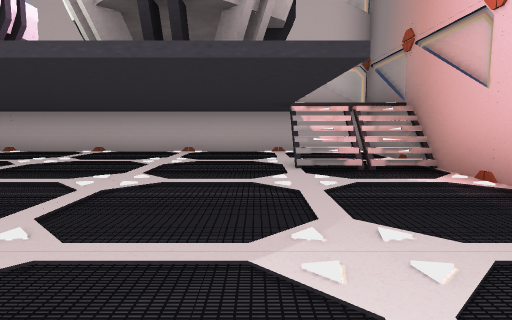
view 1 (above)

19 first-person views from a walk through a Unity game level. The camera is 1.2 m above the floor, tilts 6° down and sees 75° across. The floor is counted in squares, 2 m on a side. Each view is taken from the middle of a square. On the plan, view 1 faces up. The plan holds only what a view shows up to about 10 squares ahead; the rest is blank. The place goes on beyond the plan.

view 2
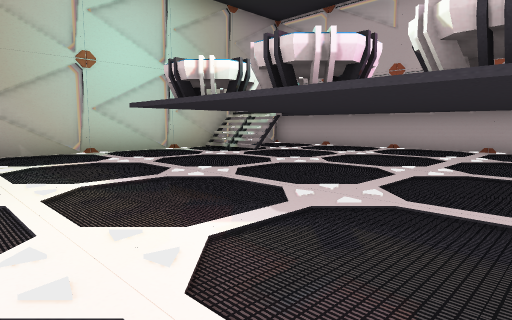

view 3
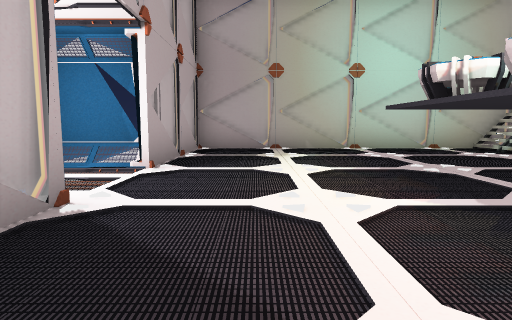

view 4
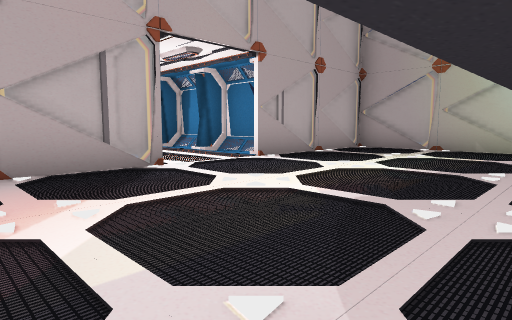

view 5
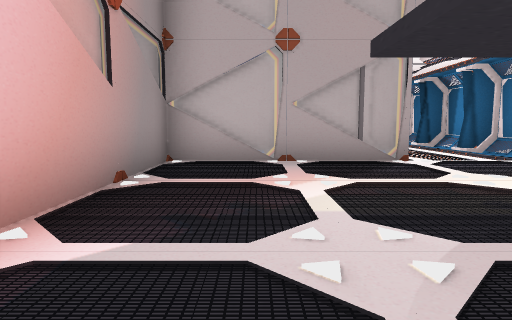

view 6
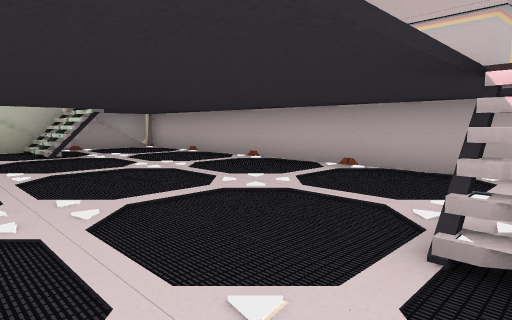

view 7
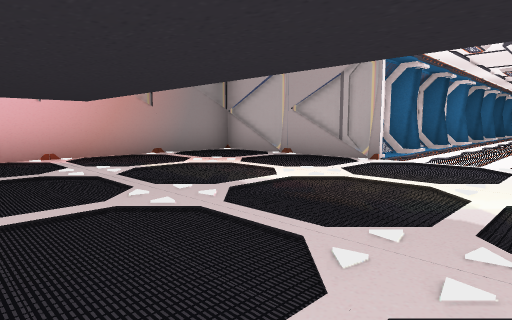

view 8
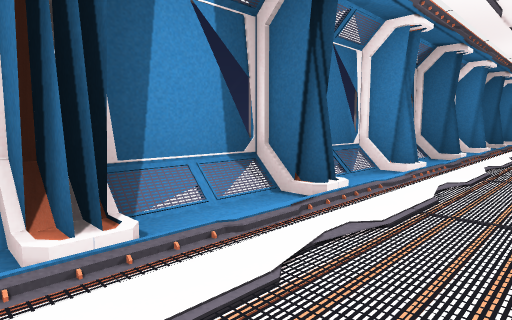

view 9
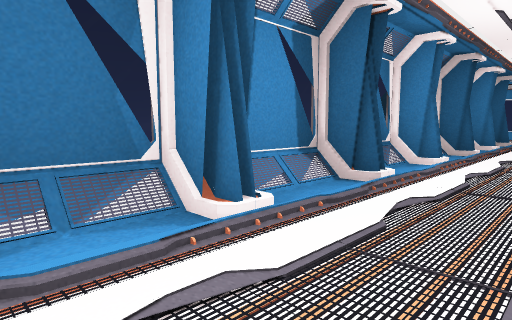

view 10
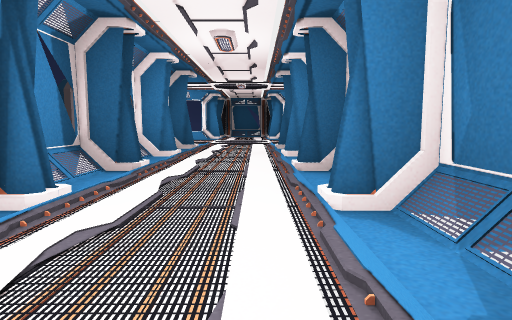

view 11
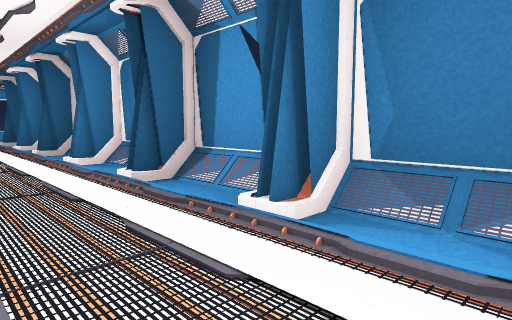

view 12
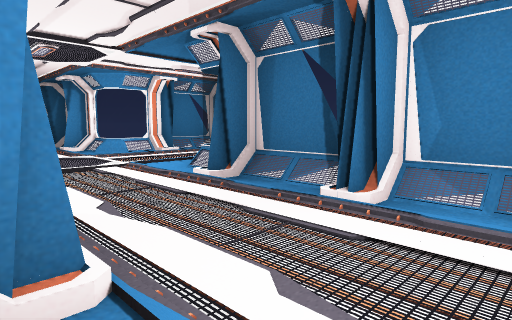

view 13
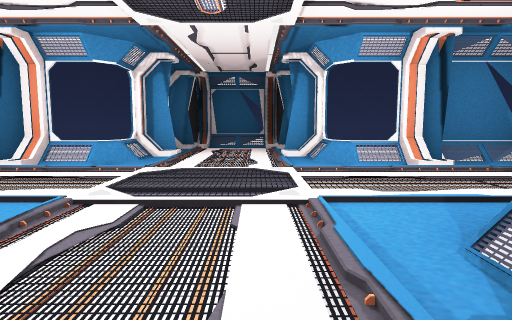

view 14
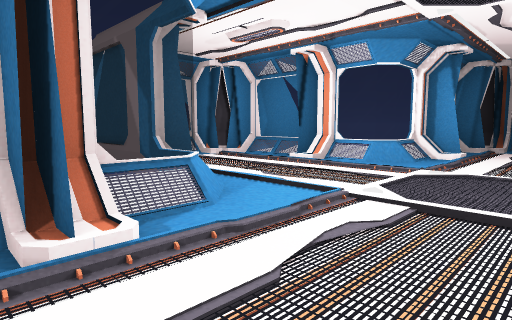

view 15
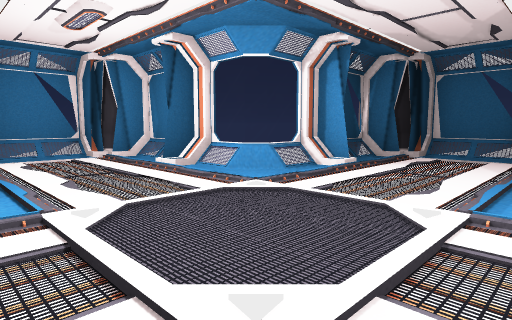

view 16
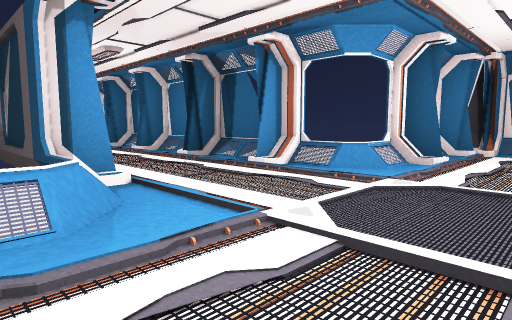

view 17
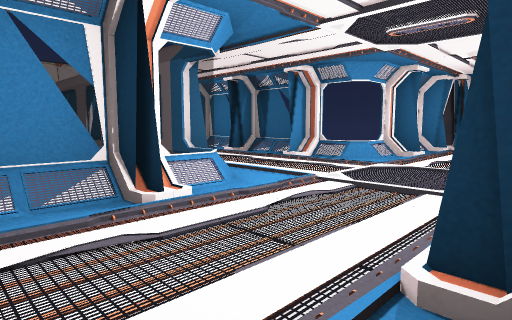

view 18
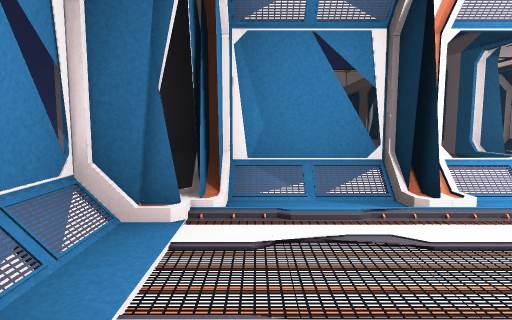

view 19
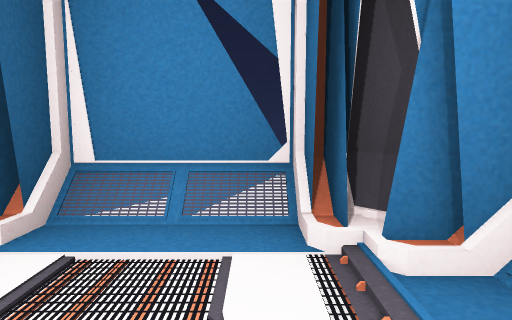

### Floor plan
Key: @ floor where view 1 was taken; # wall or solid block; . floor; / step, stairs or slope; = window, fence, low wall or low ledge.
Columns run from 9 left of view 1 to 4 right of it. Each row starts with its distance up from view 1.
  8  #==========#
  7  =..........=
  6  =..........=
  5  ==/......//=
  4  =..........=
  3  =..........=
  2  =..........=
  1  =..........=
  0  =.......@..=
 -1  =..........=
 -2  =..==......=
 -3  #===/..====#
 -4     ##..##
 -5      /../#
 -6     ##..##
 -7     #/../#
 -8     ##..##
 -9     #/../#
-10     ##..##
-11      /../
-12      #..##
-13      /../#
-14     ##..##
-15     #/../#
-16     ##..##
-17     #/../#
-18     ##..##
-19  ####/../##
-20 ##/#//..//#/##
-21 #/........../#
-22 #/........../#
-23 ##/#//..//#/##
-24  ####/../####
-25     ##..##
-26      /../#
-27      #//##
-28      ####

Positions as (right, up) in squares from view 1, and headings:
1: (0, 0), facing up
2: (0, -1), facing up-left
3: (1, -1), facing left
4: (1, 2), facing down-left
5: (1, 3), facing down
6: (1, 3), facing up-left
7: (-4, 3), facing down-right
8: (-3, -4), facing down-right
9: (-3, -7), facing down-right
10: (-3, -10), facing down
11: (-2, -7), facing down-left
12: (-1, -15), facing down-left
13: (-3, -18), facing down
14: (-3, -18), facing down-right
15: (-4, -20), facing down-right
16: (-5, -22), facing up-right
17: (-7, -23), facing up-right
18: (-7, -23), facing up
19: (-6, -21), facing left
